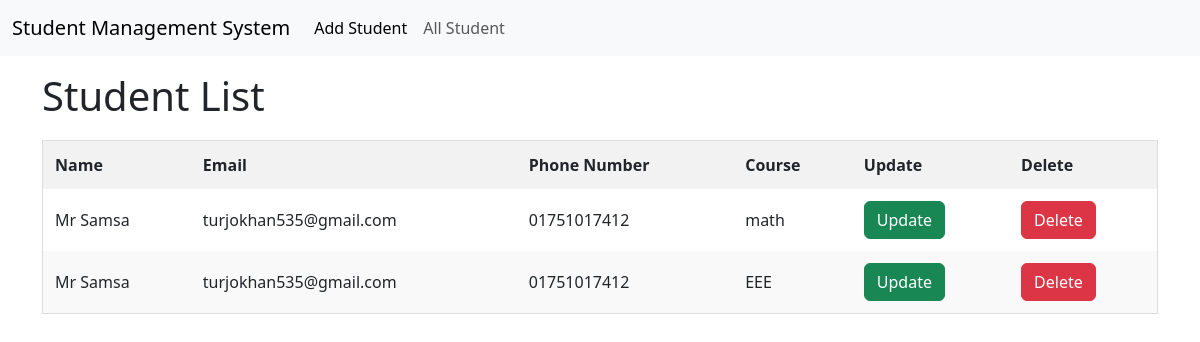
Before: / with the older database file.
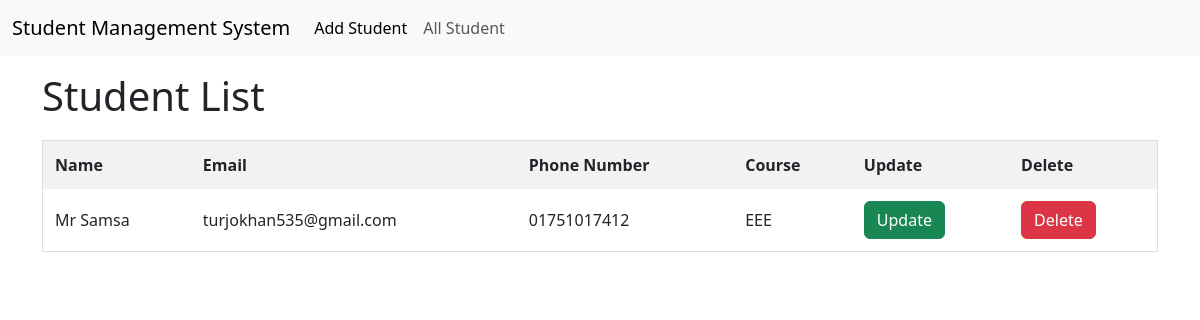
After: the same page with the newer database file.
### student/models.py (models this page shows)
class student_model(models.Model):
    name=models.CharField(max_length=50)
    email=models.EmailField(validators=[validate_email])
    phone=models.CharField(
        max_length=20,  # Adjust based on your needs
        validators=[
            RegexValidator(
                regex=r'^\+?1?\d{9,15}$',  # Example regex for international phone numbers
                message="Phone number must be entered in the format: '+999999999'. Up to 15 digits allowed."
            )
        ]
    )
    course=models.CharField( max_length=50)

### student/views.py (the view)
# urls.py: path('',display_student,name="home"),
def display_student(request):
    student=student_model.objects.all()
    return render(request,'all_student.html',{'data':student})

### student/templates/all_student.html (shortened to what this page needs)
<!DOCTYPE html>
<html lang="en">
<head>
</head>
<body>
    {% extends 'base.html' %}
    {% block content %}
    <div class="container">
        <h1>Student List</h1>
        <table>
            <thead>
                <tr>
                    <th>Name</th>
                    <th>Email</th>
                    <th>Phone Number</th>
                    <th>Course</th>
                    <th>Update</th>
                    <th>Delete</th>
                </tr>
            </thead>
            <tbody>
                {% for student in data %}
                    <tr>
                        <td>{{ student.name }}</td>
                        <td>{{ student.email }}</td>
                        <td>{{ student.phone }}</td>
                        <td>{{ student.course }}</td>
                        <td>
                            <form action="{% url 'update' student.id %}" method="post" style="display:inline;">
                                <button type="submit" class="btn btn-success" onclick="return confirm('Are you sure you want to delete this hotel?');">
                                  Update
                                </button>
                              </form>
                        </td>
                        <td>
                            <form action="{% url 'delete' student.id %}" method="post" style="display:inline;">
                                <button type="submit" class="btn btn-danger" onclick="return confirm('Are you sure you want to delete this hotel?');">
                                  Delete
                                </button>
                              </form>
                        </td>
                    </tr>
                {% endfor %}
            </tbody>
        </table>
    </div>
    {% endblock %}

### student/templates/base.html (shortened to what this page needs)
<!DOCTYPE html>
<html lang="en">
  <head>
    <link
      href="https://cdn.jsdelivr.net/npm/bootstrap@5.3.3/dist/css/bootstrap.min.css"
      rel="stylesheet"
    />
  </head>
  <body>
    <nav class="navbar navbar-expand-lg bg-body-tertiary">
      <div class="container-fluid">
        <a class="navbar-brand" href="{% url 'home' %}">Student Management System</a>
        <div class="collapse navbar-collapse" id="navbarSupportedContent">
          <ul class="navbar-nav me-auto mb-2 mb-lg-0">
            <li class="nav-item">
              <a
                class="nav-link active"
                aria-current="page"
                href="{%url 'add'%}"
                >Add Student</a>
            </li>
            <li class="nav-item">
              <a class="nav-link" href="{%url 'home'%}">All Student</a>
            </li>
          </ul>
        </div>
      </div>
    </nav>
    {% block content %}
    {% endblock %}
  </body>
</html>

### student/templates/all_student.html (style rules this page uses)
body { font-family: Arial, sans-serif; background-color: #f4f4f4; margin: 0; padding: 0; }
.container { width: 80%; margin: auto; overflow: hidden; }
table { width: 100%; margin: 20px 0; border-collapse: collapse; }
table, th, td { border: 1px solid #ddd; }
th, td { padding: 12px; text-align: left; }
th { background-color: #f2f2f2; }

Changed rows visible on the page:
removed student_model: name "Mr Samsa", email "turjokhan535@gmail.com", phone "01751017412", course "math"
